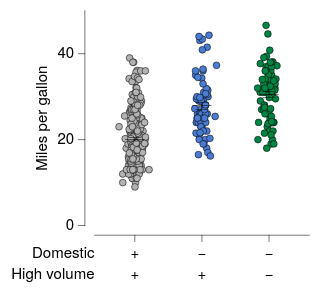

This figure's Vega-Lite source:
### Vega-Lite specification from a JSON file in a GitHub repository (floating-point values rounded to 4 significant figures; data arrays with more than 128 entries replaced by an {"elided": "..."} marker saying what was removed)
{"background": null, "config": {"arc": {"fill": "#DBDBDB", "fillOpacity": 1.0, "innerRadius": 25.0, "padAngle": 0.03, "stroke": "black", "strokeOpacity": 1, "strokeWidth": 0.25}, "area": {"fill": "#DBDBDB", "fillOpacity": 1.0, "stroke": "black", "strokeOpacity": 1, "strokeWidth": 0.25}, "axis": {"domain": true, "domainCap": "round", "domainColor": "black", "domainWidth": 0.25, "grid": false, "gridCap": "round", "gridColor": "#F1F1F1", "gridDash": [0, 0], "gridOpacity": 1.0, "gridWidth": 0.25, "labelColor": "black", "labelFont": "Helvetica Neue, HelveticaNeue, Helvetica, Arial, sans-serif", "labelFontSize": 7, "labelFontStyle": "normal", "labelFontWeight": 400, "offset": 4.5, "ticks": true, "tickCap": "round", "tickColor": "black", "tickRound": false, "tickSize": 3, "tickWidth": 0.25, "titleColor": "black", "titleFont": "Helvetica Neue, HelveticaNeue, Helvetica, Arial, sans-serif", "titleFontSize": 7, "titleFontStyle": "normal", "titleFontWeight": 400}, "axisX": {"domain": true, "labelAlign": "center", "labelAngle": 0, "labels": true, "ticks": true, "translate": 0}, "axisY": {"domain": true, "labelAlign": "right", "labelAngle": 0, "labels": true, "ticks": true, "translate": 0}, "axisRight": {"domain": true, "labelAlign": "left", "labelAngle": 0, "labels": true, "ticks": true, "translate": 0}, "axisTop": {"domain": true, "labelAlign": "center", "labelAngle": 0, "labels": true, "ticks": true, "translate": 0}, "axisBand": {"tickOffset": 0}, "bar": {"fill": "#DBDBDB", "fillOpacity": 1.0, "stroke": "black", "strokeOpacity": 1, "strokeWidth": 0.25}, "boxplot": {"size": 9.0, "ticks": {"cornerRadius": 0.25, "fill": "black", "opacity": 1, "size": 4.5, "thickness": 0.25}, "box": {"fillOpacity": 1.0, "stroke": "black", "strokeOpacity": 1, "strokeWidth": 0.25}, "median": {"cornerRadius": 0, "fill": "black", "fillOpacity": 1.0, "opacity": 1, "size": 9.0, "thickness": 0.25}, "rule": {"fill": "black", "fillOpacity": 1.0, "size": 10.0, "stroke": "black", "strokeDash": [0, 0], "strokeOpacity": 1, "strokeWidth": 0.25}, "outliers": {"color": "black", "fill": "black", "fillOpacity": 1.0, "size": 0, "stroke": "black", "strokeOpacity": 1, "strokeWidth": 0.25}}, "circle": {"fill": "black", "fillOpacity": 1.0, "size": 1.25, "stroke": null, "strokeOpacity": 1, "strokeWidth": 0.25}, "errorband": {"band": {"fillOpacity": 0.6, "stroke": null, "strokeWidth": 0.25, "strokeOpacity": 1}, "borders": {"opacity": 0, "strokeOpacity": 0.25, "strokeWidth": 1}}, "errorbar": {"opacity": 1, "rule": {"strokeDash": [0, 0], "strokeWidth": 0.25}, "ticks": {"color": "black", "cornerRadius": 0.125, "opacity": 1, "size": 6.0, "thickness": 0.25}, "thickness": 0.25}, "font": "Helvetica Neue, HelveticaNeue, Helvetica, Arial, sans-serif", "geoshape": {"fill": "#DBDBDB", "fillOpacity": 1.0, "stroke": "black", "strokeOpacity": 1, "strokeWidth": 0.25}, "header": {"labelColor": "black", "labelFont": "Helvetica Neue, HelveticaNeue, Helvetica, Arial, sans-serif", "labelFontSize": 7, "labelFontStyle": "normal", "labelFontWeight": 400, "titleColor": "black", "titleFont": "Helvetica Neue, HelveticaNeue, Helvetica, Arial, sans-serif", "titleFontSize": 7, "titleFontStyle": "normal", "titleFontWeight": 400, "titlePadding": 0}, "legend": {"disable": false, "offset": 4.5, "titlePadding": 4, "labelOffset": 2, "gradientLabelOffset": 2, "gradientLength": 50.0, "gradientThickness": 5.0, "gradientOpacity": 1.0, "gradientStrokeColor": "black", "gradientStrokeWidth": 0.25, "labelColor": "black", "labelFont": "Helvetica Neue, HelveticaNeue, Helvetica, Arial, sans-serif", "labelFontSize": 7, "labelFontStyle": "normal", "labelFontWeight": 400, "strokeColor": "black", "strokeWidth": 0, "symbolSize": 42, "symbolStrokeColor": "black", "symbolStrokeWidth": 0.25, "titleColor": "black", "titleFont": "Helvetica Neue, HelveticaNeue, Helvetica, Arial, sans-serif", "titleFontSize": 7, "titleFontStyle": "normal", "titleFontWeight": 400}, "line": {"color": "black", "stroke": "black", "strokeCap": "butt", "strokeDash": [0, 0], "strokeOpacity": 1, "strokeWidth": 0.5}, "point": {"filled": true, "fill": "#DBDBDB", "fillOpacity": 1.0, "size": 5.0, "stroke": "black", "strokeOpacity": 1, "strokeWidth": 0.25}, "range": {"category": ["#B2B2B2", "#4A7CD3", "#008542", "#664CAF", "#509F98", "#636363", "#284F93", "#005226", "#382864", "#285753"], "diverging": {"scheme": ["#443E60", "#5F597E", "#7C759B", "#9994B6", "#B7B4CC", "#D6D5DC", "#F6F6F6", "#D1DAD9", "#A4C2BF", "#7AA9A4", "#578E89", "#37736E", "#1B5954"]}, "heatmap": {"scheme": ["#440154", "#472270", "#433E82", "#38598C", "#2C728E", "#238A8D", "#24A086", "#39B578", "#5DC862", "#96D646", "#CAE02D", "#FDE724"]}, "ordinal": {"scheme": ["#F1F1F1", "#DBDBDB", "#C6C6C6", "#B2B2B2", "#9D9D9D", "#898989", "#767676", "#636363", "#515151", "#404040", "#2F2F2F", "#1F1F1F"]}, "ramp": {"scheme": ["#440154", "#472270", "#433E82", "#38598C", "#2C728E", "#238A8D", "#24A086", "#39B578", "#5DC862", "#96D646", "#CAE02D", "#FDE724"]}}, "rule": {"color": "black", "stroke": "black", "strokeCap": "round", "strokeDash": [2, 2], "strokeOpacity": 1, "strokeWidth": 0.25}, "scale": {"barBandPaddingInner": 0.1, "rectBandPaddingInner": 0, "tickBandPaddingInner": 0.1, "bandPaddingOuter": 0.1, "bandWithNestedOffsetPaddingInner": 0.2, "bandWithNestedOffsetPaddingOuter": 0.2, "offsetBandPaddingInner": 0, "offsetBandPaddingOuter": 0, "round": false}, "rect": {"fill": "#DBDBDB", "fillOpacity": 1.0, "stroke": "black", "strokeOpacity": 1, "strokeWidth": 0.25}, "square": {"fill": "#DBDBDB", "fillOpacity": 1.0, "size": 10.0, "stroke": "black", "strokeOpacity": 1, "strokeWidth": 0.25}, "text": {"color": "black", "font": "Helvetica Neue, HelveticaNeue, Helvetica, Arial, sans-serif", "fontSize": 7, "fontStyle": "normal", "fontWeight": 400}, "tick": {"color": "black", "cornerRadius": 0.125, "opacity": 1.0, "size": 9.0, "thickness": 0.25}, "title": {"anchor": "middle", "frame": "group", "color": "black", "font": "Helvetica Neue, HelveticaNeue, Helvetica, Arial, sans-serif", "fontSize": 7, "fontStyle": "normal", "fontWeight": 400, "subtitleColor": "black", "subtitleFont": "Helvetica Neue, HelveticaNeue, Helvetica, Arial, sans-serif", "subtitleFontSize": "Helvetica Neue, HelveticaNeue, Helvetica, Arial, sans-serif", "subtitleFontStyle": "normal", "subtitleFontWeight": 400}, "trail": {"color": "black", "opacity": 1, "size": 0.5}, "view": {"continuousWidth": 100, "continuousHeight": 100, "discreteWidth": 100, "discreteHeight": 100, "fill": null, "stroke": null, "strokeWidth": 0.25}}, "vconcat": [{"layer": [{"data": {"name": "data-5a85ede2053d4aec77293cfb476ae07b"}, "mark": {"type": "circle", "opacity": 1.0, "size": 10.0, "stroke": "black", "strokeOpacity": 1, "strokeWidth": 0.25}, "encoding": {"color": {"field": "Origin", "legend": null, "scale": {"domain": ["USA", "Europe", "Japan"]}, "sort": ["USA", "Europe", "Japan"], "title": null, "type": "nominal"}, "x": {"axis": {"labels": false, "title": null}, "field": "Origin", "scale": {"domain": ["USA", "Europe", "Japan"]}, "sort": ["USA", "Europe", "Japan"], "title": "Origin", "type": "nominal"}, "xOffset": {"field": "jitter_x", "scale": {"domain": [-7.33, 7.33], "range": [5.17, 19.83]}, "type": "quantitative"}, "y": {"field": "Miles_per_Gallon", "title": "Miles per gallon", "type": "quantitative"}}}, {"data": {"name": "data-64e7897fd8423deef5c97d660b6d3367"}, "mark": {"type": "errorbar"}, "encoding": {"x": {"axis": {"labels": false, "title": null}, "field": "Origin", "scale": {"domain": ["USA", "Europe", "Japan"]}, "sort": ["USA", "Europe", "Japan"], "title": "Origin", "type": "nominal"}, "y": {"field": "__mean", "title": "Miles per gallon", "type": "quantitative"}, "yError": {"field": "__error"}}}, {"data": {"name": "data-64e7897fd8423deef5c97d660b6d3367"}, "mark": {"type": "tick"}, "encoding": {"x": {"axis": {"labels": false, "title": null}, "field": "Origin", "scale": {"domain": ["USA", "Europe", "Japan"]}, "sort": ["USA", "Europe", "Japan"], "title": "Origin", "type": "nominal"}, "y": {"field": "__mean", "title": "Miles per gallon", "type": "quantitative"}}}]}, {"layer": [{"data": {"name": "data-c3bd76c557e40d2a0c8ddade193cca11"}, "mark": {"type": "text", "align": "right", "baseline": "middle", "fontSize": 7}, "encoding": {"text": {"field": "__label", "type": "nominal"}, "x": {"value": 0}, "y": {"axis": null, "field": "__y", "scale": {"domain": [0, 20.0], "nice": false, "range": [0, 20.0], "zero": false}, "type": "quantitative"}}}, {"data": {"name": "data-e566b313ce9ab02e795b97a804ea3acf"}, "mark": {"type": "text", "align": "center", "baseline": "middle", "fontSize": 7}, "encoding": {"angle": {"field": "__angle", "scale": null, "type": "quantitative"}, "text": {"field": "__value", "type": "nominal"}, "x": {"axis": {"domain": false, "grid": false, "labels": false, "ticks": false, "title": null}, "field": "__category", "scale": {"domain": ["USA", "Europe", "Japan"]}, "sort": ["USA", "Europe", "Japan"], "type": "nominal"}, "y": {"axis": null, "field": "__y", "scale": {"domain": [0, 20.0], "nice": false, "range": [0, 20.0], "zero": false}, "type": "quantitative"}}}], "height": 20.0, "view": {"fill": null, "stroke": null}, "width": 100}], "resolve": {"scale": {"x": "shared"}}, "spacing": 0, "$schema": "https://vega.github.io/schema/vega-lite/v6.4.1.json", "datasets": {"data-5a85ede2053d4aec77293cfb476ae07b": {"elided": "398 records"}, "data-64e7897fd8423deef5c97d660b6d3367": [{"Origin": "USA", "__mean": 20.08, "__error": 0.4058, "__dysonsphere__": 1}, {"Origin": "Japan", "__mean": 30.45, "__error": 0.6852, "__dysonsphere__": 1}, {"Origin": "Europe", "__mean": 27.89, "__error": 0.8037, "__dysonsphere__": 1}], "data-c3bd76c557e40d2a0c8ddade193cca11": [{"__label": "Domestic", "__y": 5.0, "__dysonsphere__": 1}, {"__label": "High volume", "__y": 15.0, "__dysonsphere__": 1}], "data-e566b313ce9ab02e795b97a804ea3acf": [{"__label": "Domestic", "__category": "USA", "__value": "+", "__y": 5.0, "__angle": 0.0, "__dysonsphere__": 1}, {"__label": "Domestic", "__category": "Europe", "__value": "−", "__y": 5.0, "__angle": 0.0, "__dysonsphere__": 1}, {"__label": "Domestic", "__category": "Japan", "__value": "−", "__y": 5.0, "__angle": 0.0, "__dysonsphere__": 1}, {"__label": "High volume", "__category": "USA", "__value": "+", "__y": 15.0, "__angle": 0.0, "__dysonsphere__": 1}, {"__label": "High volume", "__category": "Europe", "__value": "+", "__y": 15.0, "__angle": 0.0, "__dysonsphere__": 1}, {"__label": "High volume", "__category": "Japan", "__value": "−", "__y": 15.0, "__angle": 0.0, "__dysonsphere__": 1}]}}
